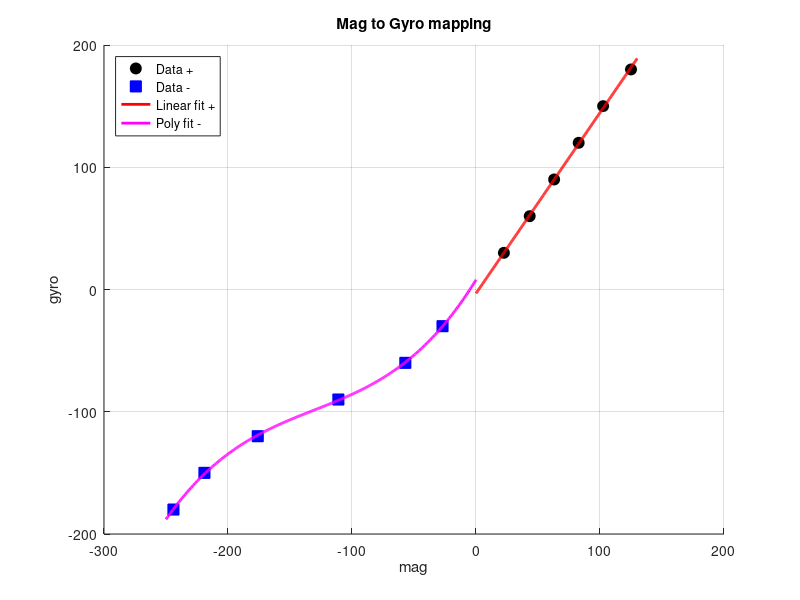

The MATLAB script that drew this image:
clc; clear; close all;

gyro_pos = [30, 60, 90, 120, 150, 180];
mag_pos  = [22.5, 43.3, 63, 82.8, 102.5, 125];

gyro_neg = [-30, -60, -90, -120, -150, -180];
mag_neg  = [-27, -57, -111, -176, -219, -244];

% ── Positive: linear fit ──────────────────────────────────────────────
p_pos = polyfit(mag_pos, gyro_pos, 1);
fprintf('Positive linear: gyro = %.6f * mag + %.6f\n', p_pos(1), p_pos(2));

xq_pos = linspace(0, 130, 500);
yq_pos = polyval(p_pos, xq_pos);

% ── Negative: polynomial fit ──────────────────────────────────────────
% flip to positive, fit, then negate
mag_neg_abs  = abs(mag_neg);
gyro_neg_abs = abs(gyro_neg);

[p_neg, ~, mu_neg] = polyfit(mag_neg_abs, gyro_neg_abs, 3);
fprintf('Negative poly degree 3 coeffs: '); fprintf('%.6f ', p_neg); fprintf('\n');
fprintf('Negative mu: %.6f %.6f\n', mu_neg(1), mu_neg(2));

xq_neg = linspace(0, 250, 500);
yq_neg = polyval(p_neg, (xq_neg - mu_neg(1)) / mu_neg(2));

% ── Plot ──────────────────────────────────────────────────────────────
figure; hold on;
plot(mag_pos,      gyro_pos,      'ko', 'MarkerFaceColor', 'k', 'MarkerSize', 8, 'DisplayName', 'Data +');
plot(mag_neg,      gyro_neg,      'bs', 'MarkerFaceColor', 'b', 'MarkerSize', 8, 'DisplayName', 'Data -');
plot(xq_pos,       yq_pos,        'r-', 'LineWidth', 2, 'DisplayName', 'Linear fit +');
plot(-xq_neg,     -yq_neg,        'm-', 'LineWidth', 2, 'DisplayName', 'Poly fit -');
grid on;
xlabel('mag'); ylabel('gyro');
title('Mag to Gyro mapping');
legend('Location', 'northwest');

% ── R² for both ───────────────────────────────────────────────────────
y_pos_fit = polyval(p_pos, mag_pos);
ss_res = sum((gyro_pos - y_pos_fit).^2);
ss_tot = sum((gyro_pos - mean(gyro_pos)).^2);
fprintf('Positive R² = %.6f\n', 1 - ss_res/ss_tot);

y_neg_fit = polyval(p_neg, (mag_neg_abs - mu_neg(1)) / mu_neg(2));
ss_res = sum((gyro_neg_abs - y_neg_fit).^2);
ss_tot = sum((gyro_neg_abs - mean(gyro_neg_abs)).^2);
fprintf('Negative R² = %.6f\n', 1 - ss_res/ss_tot);

fprintf('Positive linear: gyro = %.8f * mag + %.8f\n', p_pos(1), p_pos(2));
fprintf('Negative poly:   '); fprintf('%.8f ', p_neg); fprintf('\n');
fprintf('Negative mu:     %.8f %.8f\n', mu_neg(1), mu_neg(2));
